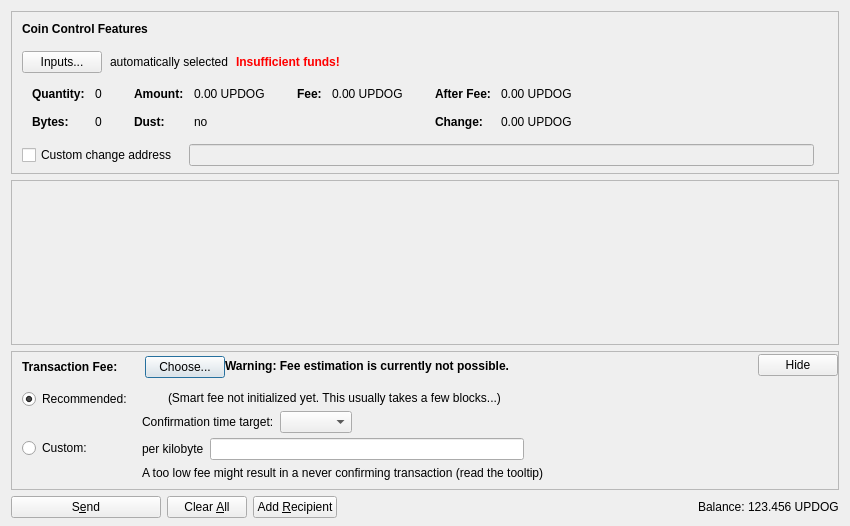
<?xml version="1.0" encoding="UTF-8"?>
<ui version="4.0">
 <class>SendCoinsDialog</class>
 <widget class="QDialog" name="SendCoinsDialog">
  <property name="geometry">
   <rect>
    <x>0</x>
    <y>0</y>
    <width>850</width>
    <height>526</height>
   </rect>
  </property>
  <property name="windowTitle">
   <string>Send Coins</string>
  </property>
  <layout class="QVBoxLayout" name="verticalLayout" stretch="0,1,0,0">
   <property name="bottomMargin">
    <number>8</number>
   </property>
   <item>
    <widget class="QFrame" name="frameCoinControl">
     <property name="sizePolicy">
      <sizepolicy hsizetype="Expanding" vsizetype="Expanding">
       <horstretch>0</horstretch>
       <verstretch>0</verstretch>
      </sizepolicy>
     </property>
     <property name="maximumSize">
      <size>
       <width>16777215</width>
       <height>16777215</height>
      </size>
     </property>
     <property name="frameShape">
      <enum>QFrame::StyledPanel</enum>
     </property>
     <property name="frameShadow">
      <enum>QFrame::Sunken</enum>
     </property>
     <layout class="QVBoxLayout" name="verticalLayoutCoinControl2">
      <property name="spacing">
       <number>0</number>
      </property>
      <property name="leftMargin">
       <number>0</number>
      </property>
      <property name="topMargin">
       <number>0</number>
      </property>
      <property name="rightMargin">
       <number>0</number>
      </property>
      <property name="bottomMargin">
       <number>6</number>
      </property>
      <item>
       <layout class="QVBoxLayout" name="verticalLayoutCoinControl" stretch="0,0,0,0,1">
        <property name="spacing">
         <number>0</number>
        </property>
        <property name="leftMargin">
         <number>10</number>
        </property>
        <property name="topMargin">
         <number>10</number>
        </property>
        <item>
         <layout class="QHBoxLayout" name="horizontalLayoutCoinControl1">
          <property name="bottomMargin">
           <number>15</number>
          </property>
          <item>
           <widget class="QLabel" name="labelCoinControlFeatures">
            <property name="sizePolicy">
             <sizepolicy hsizetype="Preferred" vsizetype="Maximum">
              <horstretch>0</horstretch>
              <verstretch>0</verstretch>
             </sizepolicy>
            </property>
            <property name="font">
             <font>
              <weight>75</weight>
              <bold>true</bold>
             </font>
            </property>
            <property name="styleSheet">
             <string notr="true">font-weight:bold;</string>
            </property>
            <property name="text">
             <string>Coin Control Features</string>
            </property>
           </widget>
          </item>
         </layout>
        </item>
        <item>
         <layout class="QHBoxLayout" name="horizontalLayoutCoinControl2" stretch="0,0,0,0">
          <property name="spacing">
           <number>8</number>
          </property>
          <property name="bottomMargin">
           <number>10</number>
          </property>
          <item>
           <widget class="QPushButton" name="pushButtonCoinControl">
            <property name="styleSheet">
             <string notr="true"/>
            </property>
            <property name="text">
             <string>Inputs...</string>
            </property>
            <property name="autoDefault">
             <bool>false</bool>
            </property>
           </widget>
          </item>
          <item>
           <widget class="QLabel" name="labelCoinControlAutomaticallySelected">
            <property name="text">
             <string>automatically selected</string>
            </property>
            <property name="margin">
             <number>5</number>
            </property>
           </widget>
          </item>
          <item>
           <widget class="QLabel" name="labelCoinControlInsuffFunds">
            <property name="font">
             <font>
              <weight>75</weight>
              <bold>true</bold>
             </font>
            </property>
            <property name="styleSheet">
             <string notr="true">color:red;font-weight:bold;</string>
            </property>
            <property name="text">
             <string>Insufficient funds!</string>
            </property>
            <property name="margin">
             <number>5</number>
            </property>
           </widget>
          </item>
          <item>
           <spacer name="horizontalSpacerCoinControl">
            <property name="orientation">
             <enum>Qt::Horizontal</enum>
            </property>
            <property name="sizeHint" stdset="0">
             <size>
              <width>40</width>
              <height>1</height>
             </size>
            </property>
           </spacer>
          </item>
         </layout>
        </item>
        <item>
         <widget class="QWidget" name="widgetCoinControl" native="true">
          <property name="sizePolicy">
           <sizepolicy hsizetype="Preferred" vsizetype="Preferred">
            <horstretch>0</horstretch>
            <verstretch>0</verstretch>
           </sizepolicy>
          </property>
          <property name="minimumSize">
           <size>
            <width>0</width>
            <height>0</height>
           </size>
          </property>
          <property name="styleSheet">
           <string notr="true"/>
          </property>
          <layout class="QHBoxLayout" name="horizontalLayoutCoinControl5">
           <property name="leftMargin">
            <number>0</number>
           </property>
           <property name="topMargin">
            <number>0</number>
           </property>
           <property name="rightMargin">
            <number>0</number>
           </property>
           <property name="bottomMargin">
            <number>0</number>
           </property>
           <item>
            <layout class="QHBoxLayout" name="horizontalLayoutCoinControl3" stretch="0,0,0,1">
             <property name="spacing">
              <number>20</number>
             </property>
             <property name="topMargin">
              <number>0</number>
             </property>
             <property name="bottomMargin">
              <number>10</number>
             </property>
             <item>
              <layout class="QFormLayout" name="formLayoutCoinControl1">
               <property name="horizontalSpacing">
                <number>10</number>
               </property>
               <property name="verticalSpacing">
                <number>14</number>
               </property>
               <property name="leftMargin">
                <number>10</number>
               </property>
               <property name="topMargin">
                <number>4</number>
               </property>
               <property name="rightMargin">
                <number>6</number>
               </property>
               <item row="0" column="0">
                <widget class="QLabel" name="labelCoinControlQuantityText">
                 <property name="font">
                  <font>
                   <weight>75</weight>
                   <bold>true</bold>
                  </font>
                 </property>
                 <property name="text">
                  <string>Quantity:</string>
                 </property>
                 <property name="margin">
                  <number>0</number>
                 </property>
                </widget>
               </item>
               <item row="0" column="1">
                <widget class="QLabel" name="labelCoinControlQuantity">
                 <property name="cursor">
                  <cursorShape>IBeamCursor</cursorShape>
                 </property>
                 <property name="contextMenuPolicy">
                  <enum>Qt::ActionsContextMenu</enum>
                 </property>
                 <property name="text">
                  <string notr="true">0</string>
                 </property>
                 <property name="margin">
                  <number>0</number>
                 </property>
                 <property name="textInteractionFlags">
                  <set>Qt::LinksAccessibleByMouse|Qt::TextSelectableByKeyboard|Qt::TextSelectableByMouse</set>
                 </property>
                </widget>
               </item>
               <item row="1" column="0">
                <widget class="QLabel" name="labelCoinControlBytesText">
                 <property name="font">
                  <font>
                   <weight>75</weight>
                   <bold>true</bold>
                  </font>
                 </property>
                 <property name="text">
                  <string>Bytes:</string>
                 </property>
                </widget>
               </item>
               <item row="1" column="1">
                <widget class="QLabel" name="labelCoinControlBytes">
                 <property name="cursor">
                  <cursorShape>IBeamCursor</cursorShape>
                 </property>
                 <property name="contextMenuPolicy">
                  <enum>Qt::ActionsContextMenu</enum>
                 </property>
                 <property name="text">
                  <string notr="true">0</string>
                 </property>
                 <property name="textInteractionFlags">
                  <set>Qt::LinksAccessibleByMouse|Qt::TextSelectableByKeyboard|Qt::TextSelectableByMouse</set>
                 </property>
                </widget>
               </item>
              </layout>
             </item>
             <item>
              <layout class="QFormLayout" name="formLayoutCoinControl2">
               <property name="horizontalSpacing">
                <number>10</number>
               </property>
               <property name="verticalSpacing">
                <number>14</number>
               </property>
               <property name="leftMargin">
                <number>6</number>
               </property>
               <property name="topMargin">
                <number>4</number>
               </property>
               <property name="rightMargin">
                <number>6</number>
               </property>
               <item row="0" column="0">
                <widget class="QLabel" name="labelCoinControlAmountText">
                 <property name="font">
                  <font>
                   <weight>75</weight>
                   <bold>true</bold>
                  </font>
                 </property>
                 <property name="text">
                  <string>Amount:</string>
                 </property>
                 <property name="margin">
                  <number>0</number>
                 </property>
                </widget>
               </item>
               <item row="0" column="1">
                <widget class="QLabel" name="labelCoinControlAmount">
                 <property name="cursor">
                  <cursorShape>IBeamCursor</cursorShape>
                 </property>
                 <property name="contextMenuPolicy">
                  <enum>Qt::ActionsContextMenu</enum>
                 </property>
                 <property name="text">
                  <string notr="true">0.00 UPDOG</string>
                 </property>
                 <property name="textInteractionFlags">
                  <set>Qt::LinksAccessibleByMouse|Qt::TextSelectableByKeyboard|Qt::TextSelectableByMouse</set>
                 </property>
                </widget>
               </item>
               <item row="1" column="0">
                <widget class="QLabel" name="labelCoinControlLowOutputText">
                 <property name="font">
                  <font>
                   <weight>75</weight>
                   <bold>true</bold>
                  </font>
                 </property>
                 <property name="text">
                  <string>Dust:</string>
                 </property>
                </widget>
               </item>
               <item row="1" column="1">
                <widget class="QLabel" name="labelCoinControlLowOutput">
                 <property name="cursor">
                  <cursorShape>IBeamCursor</cursorShape>
                 </property>
                 <property name="contextMenuPolicy">
                  <enum>Qt::ActionsContextMenu</enum>
                 </property>
                 <property name="text">
                  <string notr="true">no</string>
                 </property>
                 <property name="textInteractionFlags">
                  <set>Qt::LinksAccessibleByMouse|Qt::TextSelectableByKeyboard|Qt::TextSelectableByMouse</set>
                 </property>
                </widget>
               </item>
              </layout>
             </item>
             <item>
              <layout class="QFormLayout" name="formLayoutCoinControl3">
               <property name="horizontalSpacing">
                <number>10</number>
               </property>
               <property name="verticalSpacing">
                <number>14</number>
               </property>
               <property name="leftMargin">
                <number>6</number>
               </property>
               <property name="topMargin">
                <number>4</number>
               </property>
               <property name="rightMargin">
                <number>6</number>
               </property>
               <item row="0" column="0">
                <widget class="QLabel" name="labelCoinControlFeeText">
                 <property name="font">
                  <font>
                   <weight>75</weight>
                   <bold>true</bold>
                  </font>
                 </property>
                 <property name="text">
                  <string>Fee:</string>
                 </property>
                 <property name="margin">
                  <number>0</number>
                 </property>
                </widget>
               </item>
               <item row="0" column="1">
                <widget class="QLabel" name="labelCoinControlFee">
                 <property name="cursor">
                  <cursorShape>IBeamCursor</cursorShape>
                 </property>
                 <property name="contextMenuPolicy">
                  <enum>Qt::ActionsContextMenu</enum>
                 </property>
                 <property name="text">
                  <string notr="true">0.00 UPDOG</string>
                 </property>
                 <property name="textInteractionFlags">
                  <set>Qt::LinksAccessibleByMouse|Qt::TextSelectableByKeyboard|Qt::TextSelectableByMouse</set>
                 </property>
                </widget>
               </item>
              </layout>
             </item>
             <item>
              <layout class="QFormLayout" name="formLayoutCoinControl4">
               <property name="horizontalSpacing">
                <number>10</number>
               </property>
               <property name="verticalSpacing">
                <number>14</number>
               </property>
               <property name="leftMargin">
                <number>6</number>
               </property>
               <property name="topMargin">
                <number>4</number>
               </property>
               <property name="rightMargin">
                <number>6</number>
               </property>
               <item row="0" column="0">
                <widget class="QLabel" name="labelCoinControlAfterFeeText">
                 <property name="font">
                  <font>
                   <weight>75</weight>
                   <bold>true</bold>
                  </font>
                 </property>
                 <property name="text">
                  <string>After Fee:</string>
                 </property>
                 <property name="margin">
                  <number>0</number>
                 </property>
                </widget>
               </item>
               <item row="0" column="1">
                <widget class="QLabel" name="labelCoinControlAfterFee">
                 <property name="cursor">
                  <cursorShape>IBeamCursor</cursorShape>
                 </property>
                 <property name="contextMenuPolicy">
                  <enum>Qt::ActionsContextMenu</enum>
                 </property>
                 <property name="text">
                  <string notr="true">0.00 UPDOG</string>
                 </property>
                 <property name="textInteractionFlags">
                  <set>Qt::LinksAccessibleByMouse|Qt::TextSelectableByKeyboard|Qt::TextSelectableByMouse</set>
                 </property>
                </widget>
               </item>
               <item row="1" column="0">
                <widget class="QLabel" name="labelCoinControlChangeText">
                 <property name="font">
                  <font>
                   <weight>75</weight>
                   <bold>true</bold>
                  </font>
                 </property>
                 <property name="text">
                  <string>Change:</string>
                 </property>
                </widget>
               </item>
               <item row="1" column="1">
                <widget class="QLabel" name="labelCoinControlChange">
                 <property name="cursor">
                  <cursorShape>IBeamCursor</cursorShape>
                 </property>
                 <property name="contextMenuPolicy">
                  <enum>Qt::ActionsContextMenu</enum>
                 </property>
                 <property name="text">
                  <string notr="true">0.00 UPDOG</string>
                 </property>
                 <property name="textInteractionFlags">
                  <set>Qt::LinksAccessibleByMouse|Qt::TextSelectableByKeyboard|Qt::TextSelectableByMouse</set>
                 </property>
                </widget>
               </item>
              </layout>
             </item>
            </layout>
           </item>
          </layout>
         </widget>
        </item>
        <item>
         <layout class="QHBoxLayout" name="horizontalLayoutCoinControl4" stretch="0,0,0">
          <property name="spacing">
           <number>12</number>
          </property>
          <property name="sizeConstraint">
           <enum>QLayout::SetDefaultConstraint</enum>
          </property>
          <property name="topMargin">
           <number>5</number>
          </property>
          <property name="rightMargin">
           <number>5</number>
          </property>
          <item>
           <widget class="QCheckBox" name="checkBoxCoinControlChange">
            <property name="toolTip">
             <string>If this is activated, but the change address is empty or invalid, change will be sent to a newly generated address.</string>
            </property>
            <property name="text">
             <string>Custom change address</string>
            </property>
           </widget>
          </item>
          <item>
           <widget class="QValidatedLineEdit" name="lineEditCoinControlChange">
            <property name="enabled">
             <bool>false</bool>
            </property>
            <property name="sizePolicy">
             <sizepolicy hsizetype="Expanding" vsizetype="Fixed">
              <horstretch>0</horstretch>
              <verstretch>0</verstretch>
             </sizepolicy>
            </property>
           </widget>
          </item>
          <item>
           <widget class="QLabel" name="labelCoinControlChangeLabel">
            <property name="sizePolicy">
             <sizepolicy hsizetype="Preferred" vsizetype="Expanding">
              <horstretch>0</horstretch>
              <verstretch>0</verstretch>
             </sizepolicy>
            </property>
            <property name="minimumSize">
             <size>
              <width>0</width>
              <height>0</height>
             </size>
            </property>
            <property name="text">
             <string/>
            </property>
            <property name="margin">
             <number>3</number>
            </property>
           </widget>
          </item>
         </layout>
        </item>
        <item>
         <spacer name="verticalSpacerCoinControl">
          <property name="orientation">
           <enum>Qt::Vertical</enum>
          </property>
          <property name="sizeHint" stdset="0">
           <size>
            <width>800</width>
            <height>1</height>
           </size>
          </property>
         </spacer>
        </item>
       </layout>
      </item>
     </layout>
    </widget>
   </item>
   <item>
    <widget class="QScrollArea" name="scrollArea">
     <property name="widgetResizable">
      <bool>true</bool>
     </property>
     <widget class="QWidget" name="scrollAreaWidgetContents">
      <property name="geometry">
       <rect>
        <x>0</x>
        <y>0</y>
        <width>830</width>
        <height>104</height>
       </rect>
      </property>
      <layout class="QVBoxLayout" name="verticalLayout_2" stretch="0,1">
       <property name="leftMargin">
        <number>0</number>
       </property>
       <property name="topMargin">
        <number>0</number>
       </property>
       <property name="rightMargin">
        <number>0</number>
       </property>
       <property name="bottomMargin">
        <number>0</number>
       </property>
       <item>
        <layout class="QVBoxLayout" name="entries">
         <property name="spacing">
          <number>6</number>
         </property>
        </layout>
       </item>
       <item>
        <spacer name="verticalSpacer">
         <property name="orientation">
          <enum>Qt::Vertical</enum>
         </property>
         <property name="sizeHint" stdset="0">
          <size>
           <width>20</width>
           <height>40</height>
          </size>
         </property>
        </spacer>
       </item>
      </layout>
     </widget>
    </widget>
   </item>
   <item>
    <widget class="QFrame" name="frameFee">
     <property name="sizePolicy">
      <sizepolicy hsizetype="Expanding" vsizetype="Expanding">
       <horstretch>0</horstretch>
       <verstretch>0</verstretch>
      </sizepolicy>
     </property>
     <property name="maximumSize">
      <size>
       <width>16777215</width>
       <height>16777215</height>
      </size>
     </property>
     <property name="frameShape">
      <enum>QFrame::StyledPanel</enum>
     </property>
     <property name="frameShadow">
      <enum>QFrame::Sunken</enum>
     </property>
     <layout class="QVBoxLayout" name="verticalLayoutFee1">
      <property name="spacing">
       <number>0</number>
      </property>
      <property name="leftMargin">
       <number>0</number>
      </property>
      <property name="topMargin">
       <number>0</number>
      </property>
      <property name="rightMargin">
       <number>0</number>
      </property>
      <property name="bottomMargin">
       <number>0</number>
      </property>
      <item>
       <layout class="QVBoxLayout" name="verticalLayoutFee2" stretch="0,0,0">
        <property name="spacing">
         <number>0</number>
        </property>
        <property name="leftMargin">
         <number>10</number>
        </property>
        <property name="topMargin">
         <number>0</number>
        </property>
        <item>
         <layout class="QHBoxLayout" name="horizontalLayoutFee1">
          <property name="bottomMargin">
           <number>0</number>
          </property>
          <item>
           <layout class="QVBoxLayout" name="verticalLayoutFee7">
            <property name="spacing">
             <number>0</number>
            </property>
            <item>
             <spacer name="verticalSpacerSmartFee">
              <property name="orientation">
               <enum>Qt::Vertical</enum>
              </property>
              <property name="sizeType">
               <enum>QSizePolicy::Fixed</enum>
              </property>
              <property name="sizeHint" stdset="0">
               <size>
                <width>1</width>
                <height>4</height>
               </size>
              </property>
             </spacer>
            </item>
            <item>
             <layout class="QHBoxLayout" name="horizontalLayoutSmartFee">
              <property name="spacing">
               <number>10</number>
              </property>
              <item>
               <widget class="QLabel" name="labelFeeHeadline">
                <property name="sizePolicy">
                 <sizepolicy hsizetype="Preferred" vsizetype="Maximum">
                  <horstretch>0</horstretch>
                  <verstretch>0</verstretch>
                 </sizepolicy>
                </property>
                <property name="font">
                 <font>
                  <weight>75</weight>
                  <bold>true</bold>
                 </font>
                </property>
                <property name="styleSheet">
                 <string notr="true">font-weight:bold;</string>
                </property>
                <property name="text">
                 <string>Transaction Fee:</string>
                </property>
               </widget>
              </item>
              <item>
               <widget class="QLabel" name="labelFeeMinimized">
                <property name="text">
                 <string/>
                </property>
               </widget>
              </item>
              <item>
               <widget class="QPushButton" name="buttonChooseFee">
                <property name="text">
                 <string>Choose...</string>
                </property>
               </widget>
              </item>
             </layout>
            </item>
            <item>
             <spacer name="verticalSpacer_5">
              <property name="orientation">
               <enum>Qt::Vertical</enum>
              </property>
              <property name="sizeHint" stdset="0">
               <size>
                <width>1</width>
                <height>1</height>
               </size>
              </property>
             </spacer>
            </item>
           </layout>
          </item>
          <item>
           <widget class="QLabel" name="fallbackFeeWarningLabel">
            <property name="toolTip">
             <string>Using the fallbackfee can result in sending a transaction that will take several hours or days (or never) to confirm. Consider choosing your fee manually or wait until you have validated the complete chain.</string>
            </property>
            <property name="font">
            <font>
                <weight>75</weight>
                <bold>true</bold>
            </font>
            </property>
            <property name="text">
             <string>Warning: Fee estimation is currently not possible.</string>
            </property>
            <property name="wordWrap">
             <bool>false</bool>
            </property>
           </widget>
          </item>
          <item>
           <spacer name="horizontalSpacer_4">
            <property name="orientation">
             <enum>Qt::Horizontal</enum>
            </property>
            <property name="sizeType">
             <enum>QSizePolicy::MinimumExpanding</enum>
            </property>
            <property name="sizeHint" stdset="0">
             <size>
              <width>40</width>
              <height>20</height>
             </size>
            </property>
           </spacer>
          </item>
          <item>
           <widget class="QPushButton" name="buttonMinimizeFee">
            <property name="toolTip">
             <string>collapse fee-settings</string>
            </property>
            <property name="text">
             <string>Hide</string>
            </property>
           </widget>
          </item>
         </layout>
        </item>
        <item>
         <widget class="QFrame" name="frameFeeSelection">
          <layout class="QVBoxLayout" name="verticalLayoutFee12">
           <property name="spacing">
            <number>0</number>
           </property>
           <property name="leftMargin">
            <number>0</number>
           </property>
           <property name="topMargin">
            <number>0</number>
           </property>
           <property name="rightMargin">
            <number>0</number>
           </property>
           <property name="bottomMargin">
            <number>0</number>
           </property>
           <item>
            <layout class="QGridLayout" name="gridLayoutFee">
             <property name="topMargin">
              <number>10</number>
             </property>
             <property name="bottomMargin">
              <number>4</number>
             </property>
             <property name="horizontalSpacing">
              <number>10</number>
             </property>
             <property name="verticalSpacing">
              <number>4</number>
             </property>
             <item row="1" column="1">
              <layout class="QVBoxLayout" name="verticalLayoutFee8">
               <property name="spacing">
                <number>6</number>
               </property>
               <item>
                <layout class="QHBoxLayout" name="horizontalLayoutFee13">
                 <item>
                  <widget class="QLabel" name="labelCustomPerKilobyte">
                   <property name="toolTip">
                    <string>Specify a custom fee per kB (1,000 bytes) of the transaction's virtual size.

Note:  Since the fee is calculated on a per-byte basis, a fee of "100 satoshis per kB" for a transaction size of 500 bytes (half of 1 kB) would ultimately yield a fee of only 50 satoshis.</string>
                   </property>
                   <property name="text">
                    <string>per kilobyte</string>
                   </property>
                  </widget>
                 </item>
                 <item>
                  <widget class="BitcoinAmountField" name="customFee"/>
                 </item>
                 <item>
                  <spacer name="horizontalSpacer_6">
                   <property name="orientation">
                    <enum>Qt::Horizontal</enum>
                   </property>
                   <property name="sizeHint" stdset="0">
                    <size>
                     <width>1</width>
                     <height>1</height>
                    </size>
                   </property>
                  </spacer>
                 </item>
                </layout>
               </item>
               <item>
                <layout class="QHBoxLayout" name="horizontalLayoutFee8">
                 <item>
                  <widget class="QLabel" name="labelCustomFeeWarning">
                   <property name="enabled">
                    <bool>true</bool>
                   </property>
                   <property name="toolTip">
                    <string>When there is less transaction volume than space in the blocks, miners as well as relaying nodes may enforce a minimum fee. Paying only this minimum fee is just fine, but be aware that this can result in a never confirming transaction once there is more demand for upsidedoge transactions than the network can process.</string>
                   </property>
                   <property name="text">
                    <string>A too low fee might result in a never confirming transaction (read the tooltip)</string>
                   </property>
                  </widget>
                 </item>
                 <item>
                  <spacer name="horizontalSpacer_2">
                   <property name="orientation">
                    <enum>Qt::Horizontal</enum>
                   </property>
                   <property name="sizeHint" stdset="0">
                    <size>
                     <width>1</width>
                     <height>1</height>
                    </size>
                   </property>
                  </spacer>
                 </item>
                </layout>
               </item>
              </layout>
             </item>
             <item row="0" column="0">
              <layout class="QVBoxLayout" name="verticalLayoutFee4" stretch="0,1">
               <item>
                <widget class="QRadioButton" name="radioSmartFee">
                 <property name="text">
                  <string>Recommended:</string>
                 </property>
                 <property name="checked">
                  <bool>true</bool>
                 </property>
                 <attribute name="buttonGroup">
                  <string notr="true">groupFee</string>
                 </attribute>
                </widget>
               </item>
               <item>
                <spacer name="verticalSpacer_2">
                 <property name="orientation">
                  <enum>Qt::Vertical</enum>
                 </property>
                 <property name="sizeHint" stdset="0">
                  <size>
                   <width>1</width>
                   <height>1</height>
                  </size>
                 </property>
                </spacer>
               </item>
              </layout>
             </item>
             <item row="1" column="0">
              <layout class="QVBoxLayout" name="verticalLayoutFee9" stretch="0,1">
               <item>
                <widget class="QRadioButton" name="radioCustomFee">
                 <property name="text">
                  <string>Custom:</string>
                 </property>
                 <attribute name="buttonGroup">
                  <string notr="true">groupFee</string>
                 </attribute>
                </widget>
               </item>
               <item>
                <spacer name="verticalSpacer_6">
                 <property name="orientation">
                  <enum>Qt::Vertical</enum>
                 </property>
                 <property name="sizeHint" stdset="0">
                  <size>
                   <width>1</width>
                   <height>1</height>
                  </size>
                 </property>
                </spacer>
               </item>
              </layout>
             </item>
             <item row="0" column="1">
              <layout class="QVBoxLayout" name="verticalLayoutFee3" stretch="0,0,1">
               <property name="spacing">
                <number>6</number>
               </property>
               <property name="topMargin">
                <number>2</number>
               </property>
               <item>
                <layout class="QHBoxLayout" name="horizontalLayoutFee12">
                 <item>
                  <widget class="QLabel" name="labelSmartFee">
                   <property name="text">
                    <string/>
                   </property>
                  </widget>
                 </item>
                 <item>
                  <widget class="QLabel" name="labelFeeEstimation">
                   <property name="text">
                    <string/>
                   </property>
                  </widget>
                 </item>
                 <item>
                  <widget class="QLabel" name="labelSmartFee2">
                   <property name="text">
                    <string>(Smart fee not initialized yet. This usually takes a few blocks...)</string>
                   </property>
                  </widget>
                 </item>
                 <item>
                  <spacer name="horizontalSpacer_5">
                   <property name="orientation">
                    <enum>Qt::Horizontal</enum>
                   </property>
                   <property name="sizeHint" stdset="0">
                    <size>
                     <width>1</width>
                     <height>1</height>
                    </size>
                   </property>
                  </spacer>
                 </item>
                </layout>
               </item>
               <item>
                <layout class="QHBoxLayout" name="horizontalLayoutFee9">
                 <item>
                  <layout class="QVBoxLayout" name="verticalLayoutFee6">
                   <item>
                    <widget class="QLabel" name="labelSmartFee3">
                     <property name="text">
                      <string>Confirmation time target:</string>
                     </property>
                    </widget>
                   </item>
                  </layout>
                 </item>
                 <item>
                  <layout class="QVBoxLayout" name="verticalLayoutFee5">
                   <property name="rightMargin">
                    <number>30</number>
                   </property>
                   <item>
                    <layout class="QHBoxLayout" name="horizontalLayoutConfTarget">
                     <property name="bottomMargin">
                      <number>0</number>
                     </property>
                     <item>
                      <widget class="QComboBox" name="confTargetSelector"/>
                     </item>
                     <item>
                      <spacer name="horizontalSpacerConfTarget">
                       <property name="orientation">
                        <enum>Qt::Horizontal</enum>
                       </property>
                       <property name="sizeHint" stdset="0">
                        <size>
                         <width>40</width>
                         <height>20</height>
                        </size>
                       </property>
                      </spacer>
                     </item>
                    </layout>
                   </item>
                  </layout>
                 </item>
                </layout>
               </item>
               <item>
                <spacer name="verticalSpacer_4">
                 <property name="orientation">
                  <enum>Qt::Vertical</enum>
                 </property>
                 <property name="sizeHint" stdset="0">
                  <size>
                   <width>1</width>
                   <height>1</height>
                  </size>
                 </property>
                </spacer>
               </item>
              </layout>
             </item>
            </layout>
           </item>
          </layout>
         </widget>
        </item>
        <item>
         <spacer name="verticalSpacerFee">
          <property name="orientation">
           <enum>Qt::Vertical</enum>
          </property>
          <property name="sizeHint" stdset="0">
           <size>
            <width>40</width>
            <height>5</height>
           </size>
          </property>
         </spacer>
        </item>
       </layout>
      </item>
     </layout>
    </widget>
   </item>
   <item>
    <layout class="QHBoxLayout" name="horizontalLayout">
     <item>
      <widget class="QPushButton" name="sendButton">
       <property name="minimumSize">
        <size>
         <width>150</width>
         <height>0</height>
        </size>
       </property>
       <property name="toolTip">
        <string>Confirm the send action</string>
       </property>
       <property name="text">
        <string>S&amp;end</string>
       </property>
       <property name="icon">
        <iconset resource="../bitcoin.qrc">
         <normaloff>:/icons/send</normaloff>:/icons/send</iconset>
       </property>
       <property name="autoDefault">
        <bool>false</bool>
       </property>
       <property name="default">
        <bool>false</bool>
       </property>
      </widget>
     </item>
     <item>
      <widget class="QPushButton" name="clearButton">
       <property name="sizePolicy">
        <sizepolicy hsizetype="Minimum" vsizetype="Fixed">
         <horstretch>0</horstretch>
         <verstretch>0</verstretch>
        </sizepolicy>
       </property>
       <property name="toolTip">
        <string>Clear all fields of the form.</string>
       </property>
       <property name="text">
        <string>Clear &amp;All</string>
       </property>
       <property name="icon">
        <iconset resource="../bitcoin.qrc">
         <normaloff>:/icons/remove</normaloff>:/icons/remove</iconset>
       </property>
       <property name="autoDefault">
        <bool>false</bool>
       </property>
      </widget>
     </item>
     <item>
      <widget class="QPushButton" name="addButton">
       <property name="toolTip">
        <string>Send to multiple recipients at once</string>
       </property>
       <property name="text">
        <string>Add &amp;Recipient</string>
       </property>
       <property name="icon">
        <iconset resource="../bitcoin.qrc">
         <normaloff>:/icons/add</normaloff>:/icons/add</iconset>
       </property>
       <property name="autoDefault">
        <bool>false</bool>
       </property>
      </widget>
     </item>
     <item>
      <spacer name="horizontalSpacer">
       <property name="orientation">
        <enum>Qt::Horizontal</enum>
       </property>
       <property name="sizeHint" stdset="0">
        <size>
         <width>40</width>
         <height>20</height>
        </size>
       </property>
      </spacer>
     </item>
     <item>
      <layout class="QHBoxLayout" name="horizontalLayout_2">
       <property name="spacing">
        <number>3</number>
       </property>
       <item>
        <widget class="QLabel" name="label">
         <property name="sizePolicy">
          <sizepolicy hsizetype="Preferred" vsizetype="Fixed">
           <horstretch>0</horstretch>
           <verstretch>0</verstretch>
          </sizepolicy>
         </property>
         <property name="text">
          <string>Balance:</string>
         </property>
        </widget>
       </item>
       <item>
        <widget class="QLabel" name="labelBalance">
         <property name="sizePolicy">
          <sizepolicy hsizetype="Preferred" vsizetype="Fixed">
           <horstretch>0</horstretch>
           <verstretch>0</verstretch>
          </sizepolicy>
         </property>
         <property name="cursor">
          <cursorShape>IBeamCursor</cursorShape>
         </property>
         <property name="text">
          <string notr="true">123.456 UPDOG</string>
         </property>
         <property name="textInteractionFlags">
          <set>Qt::LinksAccessibleByMouse|Qt::TextSelectableByKeyboard|Qt::TextSelectableByMouse</set>
         </property>
        </widget>
       </item>
      </layout>
     </item>
    </layout>
   </item>
  </layout>
 </widget>
 <customwidgets>
  <customwidget>
   <class>QValidatedLineEdit</class>
   <extends>QLineEdit</extends>
   <header>qt/qvalidatedlineedit.h</header>
  </customwidget>
  <customwidget>
   <class>BitcoinAmountField</class>
   <extends>QLineEdit</extends>
   <header>qt/bitcoinamountfield.h</header>
   <container>1</container>
  </customwidget>
 </customwidgets>
 <resources>
  <include location="../bitcoin.qrc"/>
 </resources>
 <connections/>
 <buttongroups>
  <buttongroup name="groupFee"/>
 </buttongroups>
</ui>
